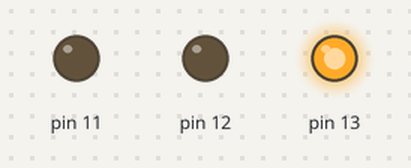
The sketch below on a simulated Arduino Uno, built with avr-gcc and run on an emulated ATmega328P. Shown: output pins drawn as LEDs (lit = HIGH).

Above: at 0.05 s.
At 2.6 s:
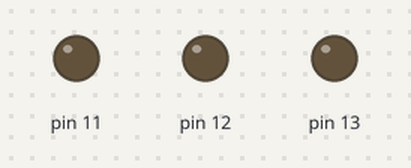
At 7.6 s:
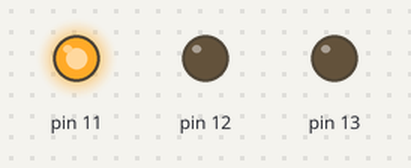
At 9.6 s:
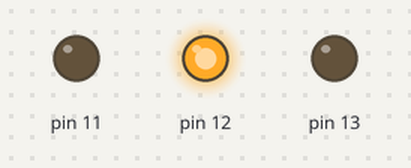
Timing chart, 0 to 14.4 s (numbered marks = the images above):
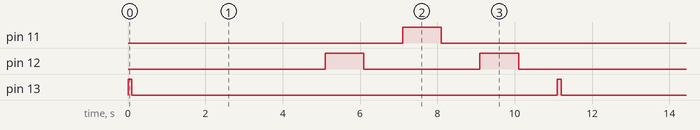

Measured:
- by itself, pin 11: alternates HIGH for 1.0 s and LOW for 10.1 s
- by itself, pin 12: repeats every 11.1 s: LOW 3.0 s, HIGH 1.0 s, LOW 6.1 s, HIGH 1.0 s
- by itself, pin 13: alternates HIGH for 0.10 s and LOW for 11.0 s

The sketch:

Traffic_Lights.ino
```cpp
void setup() {
  pinMode(13, OUTPUT);
  pinMode(12, OUTPUT);
  pinMode(11, OUTPUT);
}

void loop() {
  digitalWrite(13, HIGH);
  delay(100);
  digitalWrite(13, LOW);
  delay(5000);
  digitalWrite(12, HIGH);
  delay(1000);
  digitalWrite(12, LOW);
  delay(1000);
  digitalWrite(11, HIGH);
  delay(1000);
  digitalWrite(11, LOW);
  delay(1000);
  digitalWrite(12, HIGH);
  delay(1000);
  digitalWrite(12, LOW);
  delay(1000);
}
```
